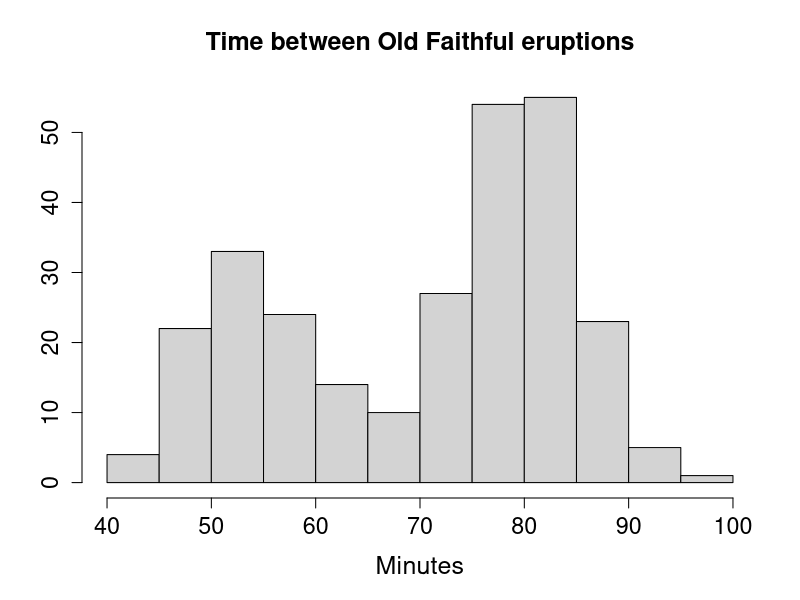
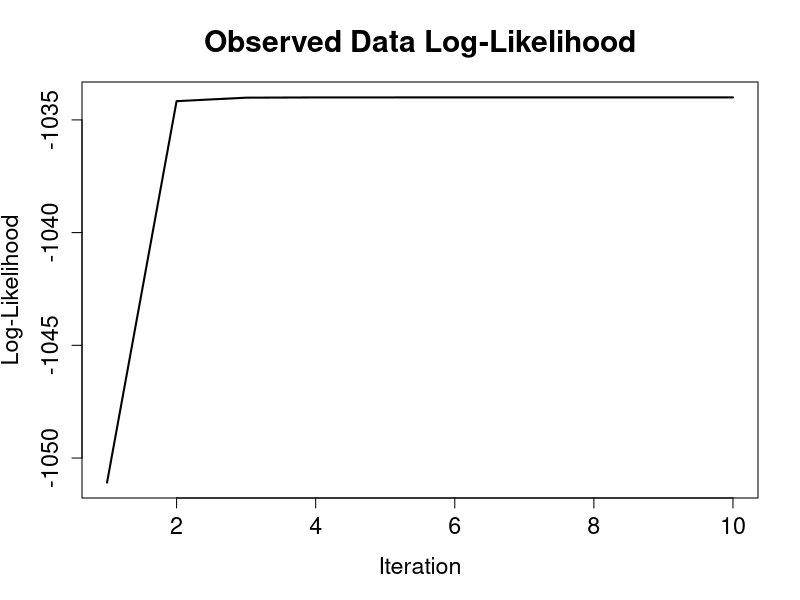
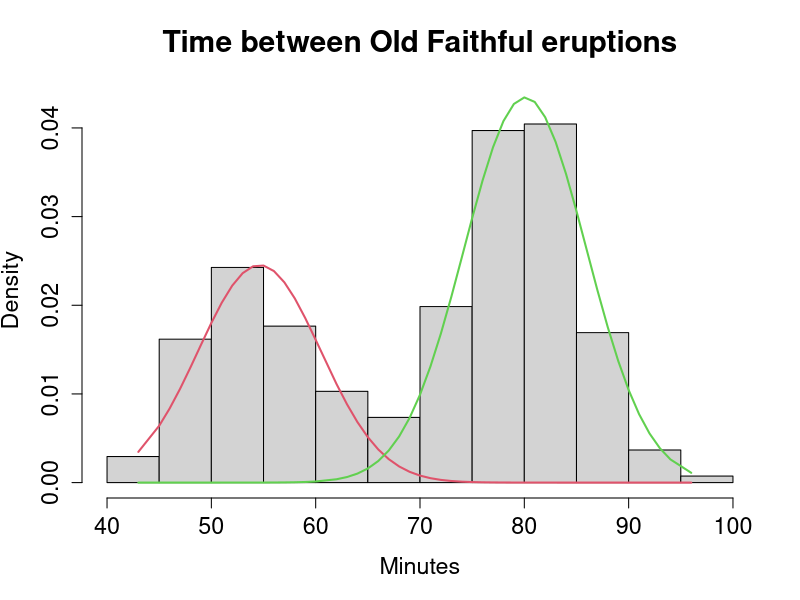
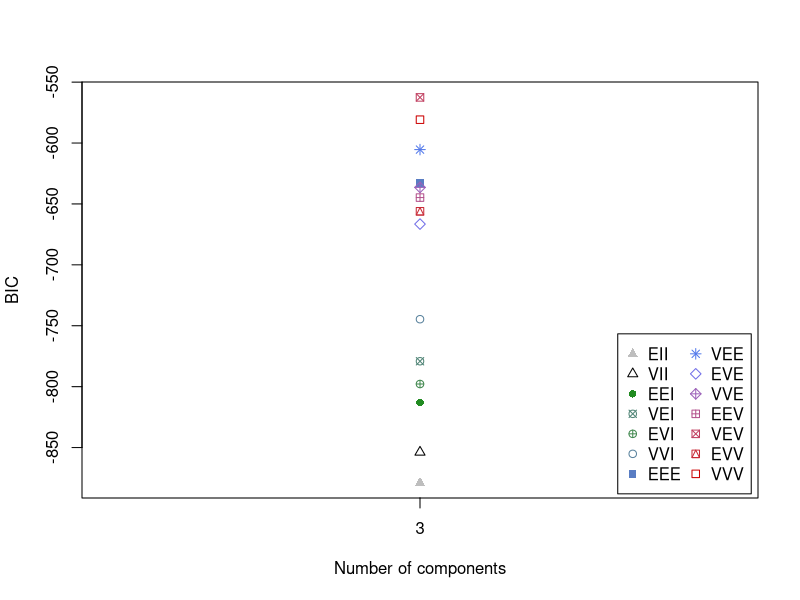
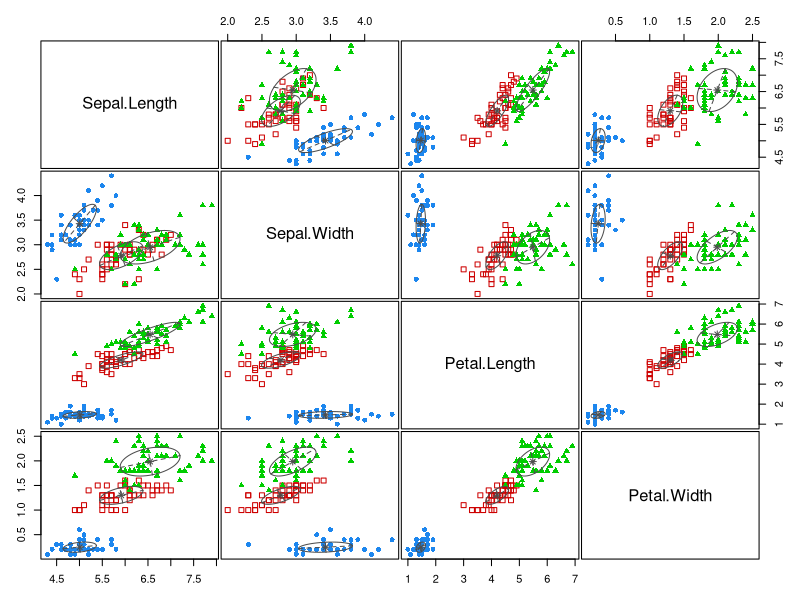
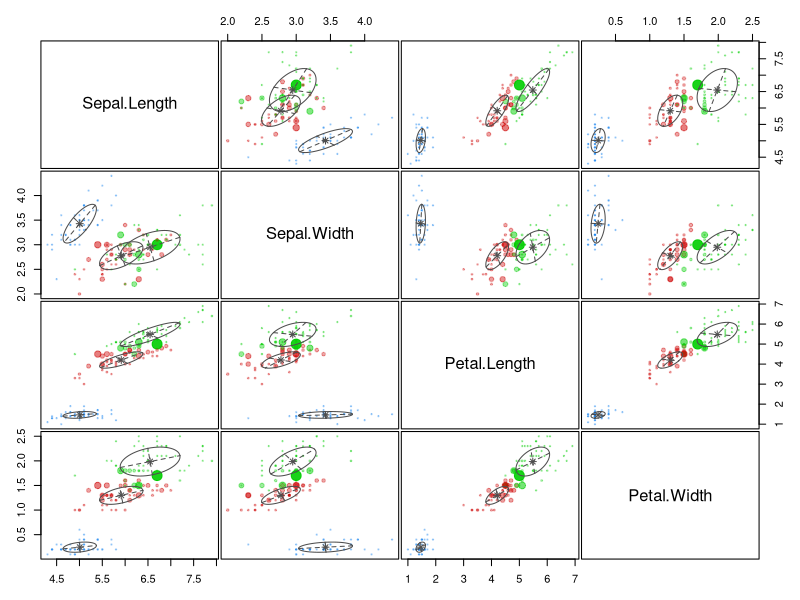
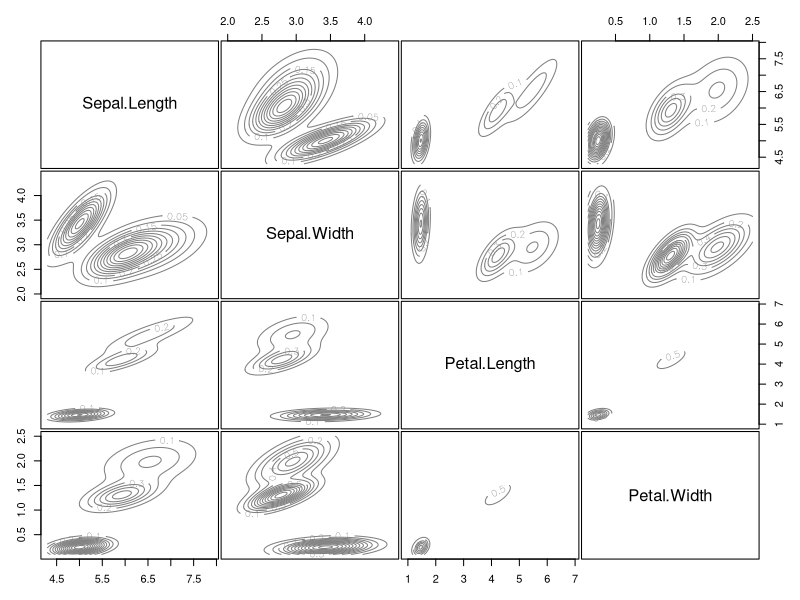
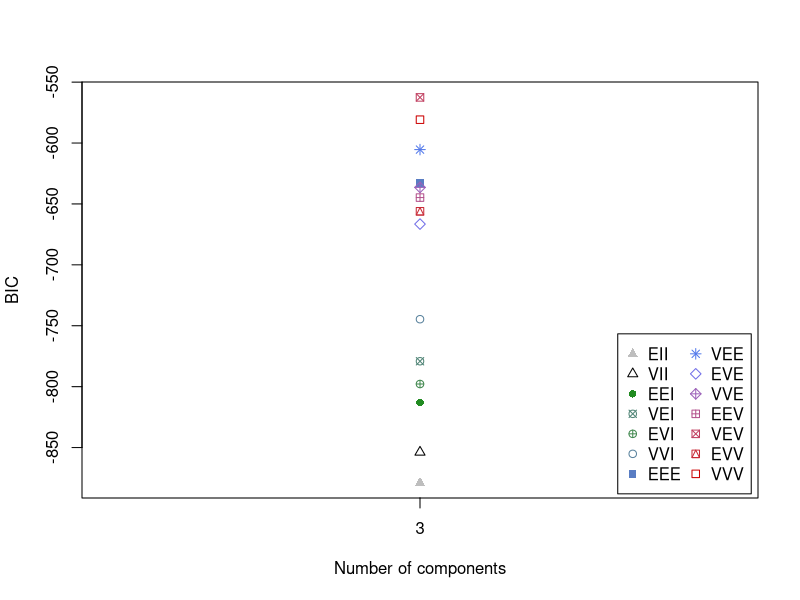

These figures' R source, in order:
######################
### 혼합 분포 군집 ###
######################
#' 혼합분포군집은 모형 기반의 군집방법
#' 데이터가 k개의 모수적 모형의 가중합으로 표현되는 모집단 모형으로부터 나왔다는 가정하에서 
#' 모수와 함께 가중치를 자료로부터 추정하는 방법 사용
#' k개의 각 모형은 군집을 의미
#' 각 데이터는 추정된 k개의 모형 중 어느 모형으로부터 나왔을 확률이 높은지에 따라 군집의 분류가 이루어짐

#' R에서 정규혼합분포의 추정과 군집화는 패키지 mixtools, mclust, nor1mix, HDclassif, EMcluster


############
## 예제 1 ##
############
#' 예제 1는 R 패키지 mixtools의 normalmixEM() 함수를 통해 혼합분포군집을 수행한 예제

library(mixtools)
data(faithful)

#- faithful 자료에 대한 히스토그램은 다음과 같음
hist(faithful$waiting, 
     main = "Time between Old Faithful eruptions", 
     xlab = "Minutes", 
     ylab = "", 
     cex.main = 1.5, 
     cex.lab = 1.5, 
     cex.axis = 1.4)


#- EM 알고리즘을 이용한 정규혼합분포의 추정결과는 다음과 같음
wait1 <- normalmixEM(faithful$waiting, lambda = .5, mu = c(55, 80), sigma = 5)
summary(wait1)

#- 추정된 정규혼합분포를 시각화 하면 다음과 같음
plot(wait1, density = T, cex.axis = 1.4, cex.lab = 1.4, cex.main = 1.8,
     main2 = "Time between Old Faithful eruptions", xlab2 = "Minutes")

#- EM 알고리즘을 통해 모수를 추정하는 과정에서 
#- 반복횟수 2회 만에 로그-가능도 함수가 최대가 됨을 알 수 있음

############
## 예제 2 ##
############
#- R 패키지 {mnist}의 Mclust() 함수를 통한 혼합분포군집을 수행한 예제
#- iris 자료에 대해 Mclust() 함수를 통해 군집 분석을 수행하면 다음과 같음
#- 혼합분포의 모수추정치와 함께, 각 군집별 해당 자료에 대한 요약 결과를 제공
library(mclust)
mc <- Mclust(iris[,1:4], G = 3)
summary(mc, parameters = TRUE)
plot.Mclust(mc)

#- 각 개체가 어느 그룹으로 분류되었는지는 다음을 통해 알 수 있음
str(mc)
mc$classification

#- 새로운 자료에 대한 분류는 predict()를 사용
predict(mc, data = iris)

mc$classification
mc_pred <- predict(mc, data=iris)
mc_pred$classification

str(mc)
mc$classification
predict(mc, data = iris)

#- plot.Mclust() 함수는 다양한 방식으로 군집 결과를 시각화 함
plot.Mclust(mc)

library(ggplot2)
library(dplyr)
options(scipen = 999)
p <- ggplot(faithful, aes(x = waiting)) + geom_density()
p

p + geom_vline(xintercept = 53, col = "red", size = 2) + geom_vline(xintercept = 80, col = "blue", size = 2)

library("mixtools")
set.seed(1)

#' Plot a Mixture Component
#' @param x Input data
#' @param mu Mean of component
#' @param sigma Standard deviation of component
#' @param lam Mixture weight of component
plot_mix_comps <- function(x, mu, sigma, lam){
   lam * dnorm(x, mu, sigma)
}

wait   <- faithful$waiting
mixmdl <- normalmixEM(wait, k = 2)

mixmdl$mu
mixmdl$sigma

post.df <- as.data.frame(cbind(x = mixmdl$x, mixmdl$posterior))

post.df %>%
  mutate(label = ifelse(comp.1 > 0.3, 1, 2)) %>% 
  ggplot(aes(x = factor(label))) +
  geom_bar() +
  xlab("Component") +
  ylab("Number of Data Points")


wait1 <- normalmixEM(faithful$waiting, lambda = .5, mu = c(55,80), sigma = 5)
plot(wait1, density = TRUE, cex.axis=1.4, cex.lab=1.4, cex.main=1.8, main2="Time between Old faithful eruptions", xlab2="Minutes")

install.packages("mclust")

library(mclust)
mc <- Mclust(iris[,1:4], G = 3)
summary(mc, parameters = TRUE)
plot.Mclust(mc)

mc$classification
mc_pred <- predict(mc, data=iris)
mc_pred$classification

str(mc)
mc$classification
predict(mc, data = iris)
